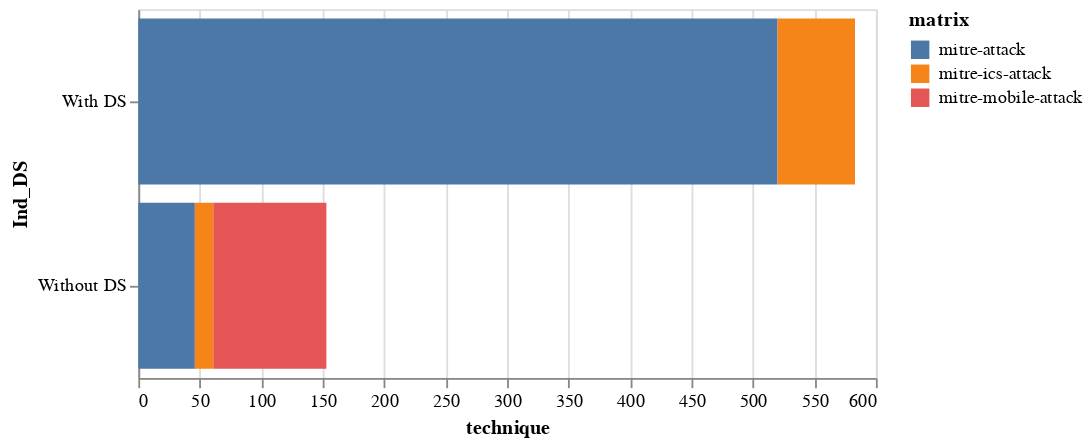

The notebook cell saved with this chart:
### Code cell
alt.Chart(data_3).mark_bar().encode(x='technique', y='Ind_DS', color='matrix').properties(height = 200)

### Figure 1 — Vega-Lite specification as saved in the notebook (floating-point values rounded to 4 significant figures)
{"config": {"view": {"continuousWidth": 400, "continuousHeight": 300}}, "data": {"name": "data-c7d76023afeedf13ed4b34ec6403b7b2"}, "mark": "bar", "encoding": {"color": {"field": "matrix", "type": "nominal"}, "x": {"field": "technique", "type": "quantitative"}, "y": {"field": "Ind_DS", "type": "nominal"}}, "height": 200, "$schema": "https://vega.github.io/schema/vega-lite/v4.17.0.json", "datasets": {"data-c7d76023afeedf13ed4b34ec6403b7b2": [{"matrix": "mitre-attack", "Ind_DS": "With DS", "technique": 520}, {"matrix": "mitre-attack", "Ind_DS": "Without DS", "technique": 46}, {"matrix": "mitre-ics-attack", "Ind_DS": "With DS", "technique": 63}, {"matrix": "mitre-ics-attack", "Ind_DS": "Without DS", "technique": 15}, {"matrix": "mitre-mobile-attack", "Ind_DS": "Without DS", "technique": 92}]}}
